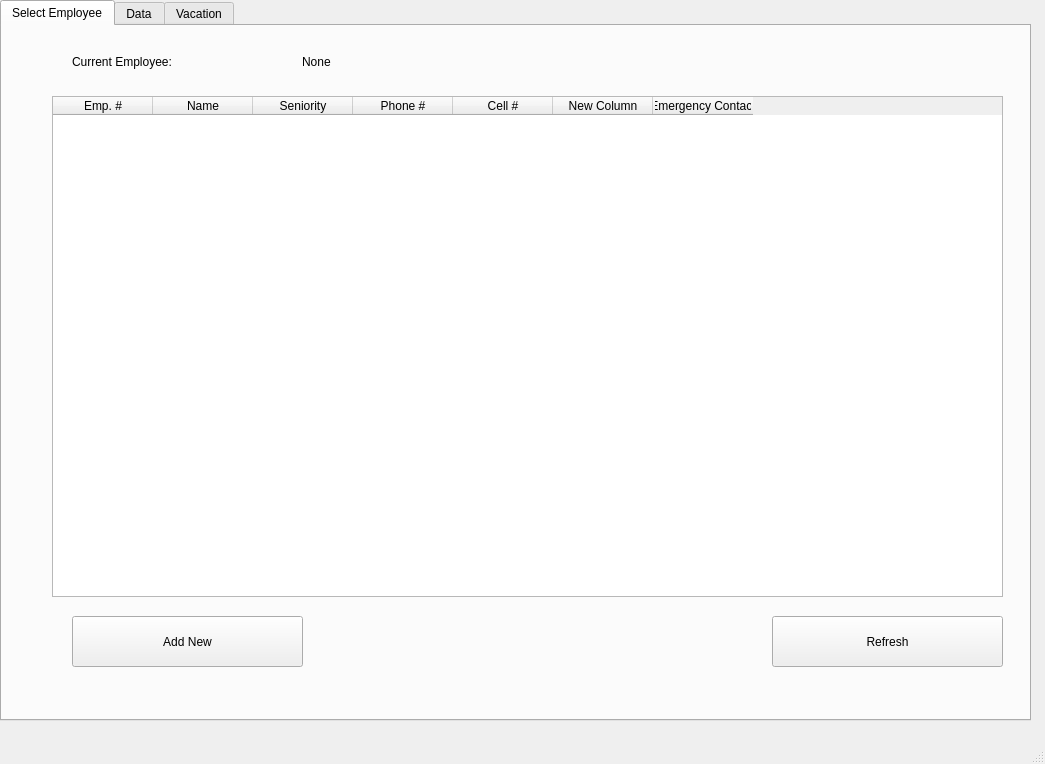
<?xml version="1.0" encoding="UTF-8"?>
<ui version="4.0">
 <class>MainWindow</class>
 <widget class="QMainWindow" name="MainWindow">
  <property name="geometry">
   <rect>
    <x>0</x>
    <y>0</y>
    <width>1045</width>
    <height>764</height>
   </rect>
  </property>
  <property name="windowTitle">
   <string>Employee Manager</string>
  </property>
  <widget class="QWidget" name="centralwidget">
   <widget class="QTabWidget" name="mainTab">
    <property name="geometry">
     <rect>
      <x>0</x>
      <y>0</y>
      <width>1031</width>
      <height>721</height>
     </rect>
    </property>
    <property name="styleSheet">
     <string notr="true">font: 14pt &quot;MS Shell Dlg 2&quot;;</string>
    </property>
    <property name="currentIndex">
     <number>0</number>
    </property>
    <widget class="QWidget" name="tab">
     <attribute name="title">
      <string>Select Employee</string>
     </attribute>
     <widget class="QTableWidget" name="EmployeeSelector">
      <property name="enabled">
       <bool>true</bool>
      </property>
      <property name="geometry">
       <rect>
        <x>50</x>
        <y>70</y>
        <width>951</width>
        <height>501</height>
       </rect>
      </property>
      <property name="sizePolicy">
       <sizepolicy hsizetype="Expanding" vsizetype="Expanding">
        <horstretch>0</horstretch>
        <verstretch>0</verstretch>
       </sizepolicy>
      </property>
      <property name="minimumSize">
       <size>
        <width>741</width>
        <height>0</height>
       </size>
      </property>
      <property name="styleSheet">
       <string notr="true">font: 9pt &quot;MS Shell Dlg 2&quot;;</string>
      </property>
      <column>
       <property name="text">
        <string>Emp. #</string>
       </property>
      </column>
      <column>
       <property name="text">
        <string>Name</string>
       </property>
      </column>
      <column>
       <property name="text">
        <string>Seniority</string>
       </property>
      </column>
      <column>
       <property name="text">
        <string>Phone #</string>
       </property>
      </column>
      <column>
       <property name="text">
        <string>Cell #</string>
       </property>
      </column>
      <column>
       <property name="text">
        <string>New Column</string>
       </property>
      </column>
      <column>
       <property name="text">
        <string>Emergency Contact</string>
       </property>
      </column>
     </widget>
     <widget class="QPushButton" name="refreshButton">
      <property name="geometry">
       <rect>
        <x>770</x>
        <y>590</y>
        <width>231</width>
        <height>51</height>
       </rect>
      </property>
      <property name="styleSheet">
       <string notr="true"/>
      </property>
      <property name="text">
       <string>Refresh</string>
      </property>
     </widget>
     <widget class="QLabel" name="label">
      <property name="geometry">
       <rect>
        <x>70</x>
        <y>20</y>
        <width>171</width>
        <height>31</height>
       </rect>
      </property>
      <property name="text">
       <string>Current Employee:</string>
      </property>
     </widget>
     <widget class="QLabel" name="currentEmployeeLabel">
      <property name="geometry">
       <rect>
        <x>300</x>
        <y>20</y>
        <width>691</width>
        <height>31</height>
       </rect>
      </property>
      <property name="text">
       <string>None</string>
      </property>
     </widget>
     <widget class="QPushButton" name="newEmployeeButton">
      <property name="geometry">
       <rect>
        <x>70</x>
        <y>590</y>
        <width>231</width>
        <height>51</height>
       </rect>
      </property>
      <property name="styleSheet">
       <string notr="true"/>
      </property>
      <property name="text">
       <string>Add New</string>
      </property>
     </widget>
    </widget>
    <widget class="QWidget" name="tab_2">
     <attribute name="title">
      <string>Data</string>
     </attribute>
     <widget class="QLabel" name="label_3">
      <property name="geometry">
       <rect>
        <x>40</x>
        <y>30</y>
        <width>121</width>
        <height>61</height>
       </rect>
      </property>
      <property name="styleSheet">
       <string notr="true">font: 75 18pt &quot;MS Shell Dlg 2&quot;;</string>
      </property>
      <property name="text">
       <string>Discipline</string>
      </property>
     </widget>
     <widget class="QLabel" name="label_4">
      <property name="geometry">
       <rect>
        <x>40</x>
        <y>360</y>
        <width>121</width>
        <height>61</height>
       </rect>
      </property>
      <property name="styleSheet">
       <string notr="true">font: 75 18pt &quot;MS Shell Dlg 2&quot;;</string>
      </property>
      <property name="text">
       <string>Training</string>
      </property>
     </widget>
     <widget class="QLabel" name="label_5">
      <property name="geometry">
       <rect>
        <x>80</x>
        <y>110</y>
        <width>81</width>
        <height>21</height>
       </rect>
      </property>
      <property name="text">
       <string>New</string>
      </property>
     </widget>
     <widget class="QLabel" name="label_6">
      <property name="geometry">
       <rect>
        <x>80</x>
        <y>240</y>
        <width>81</width>
        <height>21</height>
       </rect>
      </property>
      <property name="text">
       <string>Old</string>
      </property>
     </widget>
     <widget class="QPushButton" name="ndviewbutton">
      <property name="geometry">
       <rect>
        <x>160</x>
        <y>100</y>
        <width>91</width>
        <height>41</height>
       </rect>
      </property>
      <property name="text">
       <string>View</string>
      </property>
     </widget>
     <widget class="QPushButton" name="ndupbutton">
      <property name="geometry">
       <rect>
        <x>300</x>
        <y>100</y>
        <width>101</width>
        <height>41</height>
       </rect>
      </property>
      <property name="text">
       <string>Upload</string>
      </property>
     </widget>
     <widget class="QPushButton" name="odviewbutton">
      <property name="geometry">
       <rect>
        <x>160</x>
        <y>230</y>
        <width>91</width>
        <height>41</height>
       </rect>
      </property>
      <property name="text">
       <string>View</string>
      </property>
     </widget>
     <widget class="QPushButton" name="odupbutton">
      <property name="geometry">
       <rect>
        <x>300</x>
        <y>230</y>
        <width>101</width>
        <height>41</height>
       </rect>
      </property>
      <property name="text">
       <string>Upload</string>
      </property>
     </widget>
     <widget class="QPushButton" name="trainviewbutton">
      <property name="geometry">
       <rect>
        <x>160</x>
        <y>440</y>
        <width>91</width>
        <height>41</height>
       </rect>
      </property>
      <property name="text">
       <string>View</string>
      </property>
     </widget>
     <widget class="QPushButton" name="trainupbutton">
      <property name="geometry">
       <rect>
        <x>300</x>
        <y>440</y>
        <width>101</width>
        <height>41</height>
       </rect>
      </property>
      <property name="text">
       <string>Upload</string>
      </property>
     </widget>
     <widget class="QLabel" name="errorMessage">
      <property name="geometry">
       <rect>
        <x>590</x>
        <y>500</y>
        <width>401</width>
        <height>71</height>
       </rect>
      </property>
      <property name="styleSheet">
       <string notr="true">font: 20pt &quot;MS Shell Dlg 2&quot;;
color: rgb(255, 0, 0);</string>
      </property>
      <property name="text">
       <string/>
      </property>
     </widget>
     <widget class="QLabel" name="ndimage">
      <property name="geometry">
       <rect>
        <x>420</x>
        <y>111</y>
        <width>20</width>
        <height>20</height>
       </rect>
      </property>
      <property name="text">
       <string>a</string>
      </property>
     </widget>
     <widget class="QLabel" name="odimage">
      <property name="geometry">
       <rect>
        <x>420</x>
        <y>241</y>
        <width>20</width>
        <height>20</height>
       </rect>
      </property>
      <property name="text">
       <string>a</string>
      </property>
     </widget>
     <widget class="QLabel" name="trainingimage">
      <property name="geometry">
       <rect>
        <x>420</x>
        <y>451</y>
        <width>20</width>
        <height>20</height>
       </rect>
      </property>
      <property name="text">
       <string>a</string>
      </property>
     </widget>
    </widget>
    <widget class="QWidget" name="tab_3">
     <attribute name="title">
      <string>Vacation</string>
     </attribute>
     <widget class="QTabWidget" name="VacationViewAllTab">
      <property name="geometry">
       <rect>
        <x>0</x>
        <y>0</y>
        <width>1021</width>
        <height>661</height>
       </rect>
      </property>
      <property name="currentIndex">
       <number>0</number>
      </property>
      <widget class="QWidget" name="tab_9">
       <attribute name="title">
        <string>Edit</string>
       </attribute>
       <widget class="QCalendarWidget" name="VacationCalendar">
        <property name="geometry">
         <rect>
          <x>40</x>
          <y>40</y>
          <width>631</width>
          <height>461</height>
         </rect>
        </property>
       </widget>
       <widget class="QTabWidget" name="vacationTab">
        <property name="geometry">
         <rect>
          <x>700</x>
          <y>40</y>
          <width>321</width>
          <height>501</height>
         </rect>
        </property>
        <property name="currentIndex">
         <number>0</number>
        </property>
        <widget class="QWidget" name="tab_4">
         <attribute name="title">
          <string>Current Employee</string>
         </attribute>
         <widget class="QLabel" name="label_2">
          <property name="geometry">
           <rect>
            <x>10</x>
            <y>10</y>
            <width>191</width>
            <height>31</height>
           </rect>
          </property>
          <property name="text">
           <string>Current Employee:</string>
          </property>
         </widget>
         <widget class="QLabel" name="vacationEmployeeName">
          <property name="geometry">
           <rect>
            <x>10</x>
            <y>40</y>
            <width>261</width>
            <height>21</height>
           </rect>
          </property>
          <property name="text">
           <string>None</string>
          </property>
         </widget>
         <widget class="QListWidget" name="vacationListWidget">
          <property name="geometry">
           <rect>
            <x>10</x>
            <y>70</y>
            <width>261</width>
            <height>311</height>
           </rect>
          </property>
         </widget>
         <widget class="QPushButton" name="vacationSaveButton">
          <property name="geometry">
           <rect>
            <x>10</x>
            <y>390</y>
            <width>261</width>
            <height>61</height>
           </rect>
          </property>
          <property name="text">
           <string>Save Changes</string>
          </property>
         </widget>
        </widget>
        <widget class="QWidget" name="tab_8">
         <attribute name="title">
          <string>All Employees</string>
         </attribute>
         <widget class="QTextBrowser" name="vacationDayList">
          <property name="geometry">
           <rect>
            <x>0</x>
            <y>0</y>
            <width>311</width>
            <height>461</height>
           </rect>
          </property>
         </widget>
        </widget>
       </widget>
      </widget>
      <widget class="QWidget" name="tab_10">
       <attribute name="title">
        <string>View All</string>
       </attribute>
       <widget class="QCalendarWidget" name="Month1">
        <property name="geometry">
         <rect>
          <x>70</x>
          <y>0</y>
          <width>441</width>
          <height>221</height>
         </rect>
        </property>
       </widget>
       <widget class="QCalendarWidget" name="Month3">
        <property name="geometry">
         <rect>
          <x>70</x>
          <y>220</y>
          <width>441</width>
          <height>221</height>
         </rect>
        </property>
       </widget>
       <widget class="QCalendarWidget" name="Month2">
        <property name="geometry">
         <rect>
          <x>510</x>
          <y>0</y>
          <width>441</width>
          <height>221</height>
         </rect>
        </property>
       </widget>
       <widget class="QCalendarWidget" name="Month4">
        <property name="geometry">
         <rect>
          <x>510</x>
          <y>220</y>
          <width>441</width>
          <height>221</height>
         </rect>
        </property>
       </widget>
       <widget class="QPushButton" name="monthButtons1">
        <property name="geometry">
         <rect>
          <x>10</x>
          <y>200</y>
          <width>41</width>
          <height>51</height>
         </rect>
        </property>
        <property name="text">
         <string/>
        </property>
       </widget>
       <widget class="QPushButton" name="monthButtons2">
        <property name="geometry">
         <rect>
          <x>450</x>
          <y>470</y>
          <width>121</width>
          <height>61</height>
         </rect>
        </property>
        <property name="text">
         <string>Reset</string>
        </property>
       </widget>
       <widget class="QPushButton" name="monthButtons3">
        <property name="geometry">
         <rect>
          <x>960</x>
          <y>210</y>
          <width>41</width>
          <height>51</height>
         </rect>
        </property>
        <property name="text">
         <string/>
        </property>
       </widget>
      </widget>
     </widget>
    </widget>
   </widget>
  </widget>
  <widget class="QMenuBar" name="menubar">
   <property name="geometry">
    <rect>
     <x>0</x>
     <y>0</y>
     <width>1045</width>
     <height>27</height>
    </rect>
   </property>
  </widget>
  <widget class="QStatusBar" name="statusbar"/>
 </widget>
 <resources/>
 <connections/>
</ui>
